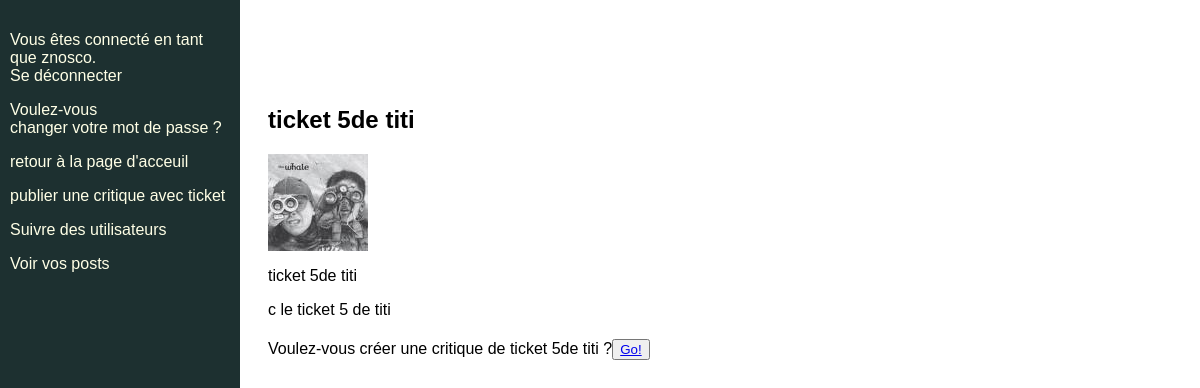
Screenshot of /ticket/32 (signed in) with the database file from the repository.
### authentication/models.py (models this page shows)
class User(AbstractUser):
    SUBSCRIBER = 'SUBSCRIBER'
    ROLE_CHOICES = (
        (SUBSCRIBER, 'Abonné')
)
    profile_photo = models.ImageField(verbose_name='photo de profil')
    follows = models.ManyToManyField(
    'self',
    symmetrical=False,
    verbose_name='suit',
)

### ticket/models.py (models this page shows, shortened)
class Ticket(models.Model):
    IMAGE_MAX_SIZE = (100, 100)
    title = models.CharField(max_length=96)
    description = models.TextField(max_length=2048)
    image = models.ImageField(upload_to='images', null=True, blank=True)
    author = models.ForeignKey(settings.AUTH_USER_MODEL, on_delete=models.CASCADE)
    time_created = models.DateTimeField(auto_now_add=True)

### flux/views.py (the view)
# urls.py: path('ticket/<int:ticket_id>', flux.views.view_ticket, name='view_ticket'),
@login_required
def view_ticket(request, ticket_id):
    ticket = get_object_or_404(models.Ticket, id=ticket_id)
    return render(request, 'flux/view_ticket.html', {'ticket': ticket})

### flux/templates/flux/view_ticket.html (shortened to what this page needs)
{% extends 'base.html' %}
{% block content %}
    <h2>{{ ticket.title }}</h2>
    <img src="/{{ ticket.image }}">
    <p>{{ ticket.title }}</p>
    <p>{{ ticket.description }}</p>
    <p>Voulez-vous créer une critique de {{ticket.title}} ?<button><a href="{% url 'review_from_ticket' ticket.id %}">Go!</a></button></p>
{% endblock content %}

### templates/base.html (shortened to what this page needs)
{% load static %}
<html>
    <head>
        <link rel="stylesheet" href="{% static 'app.css' %}">
    </head>
    <body>
        <h1>CritBooks</h1>
            <div class="sidebar">
                {%  if user.is_authenticated %}
                    <p>Vous êtes connecté en tant que {{ user }}. <a href="{% url 'logout' %}">Se déconnecter</a></p>
                    <p>Voulez-vous <a href="{% url 'password_change' %}">changer votre mot de passe ?</a></p>
                    <p><a href="{% url 'home' %}">retour à la page d'acceuil</a></p>
                    <p><a href="{% url 'critique_and_review' %}">publier une critique avec ticket</a></p>
                    <p><a href="{% url 'follow_users' %}">Suivre des utilisateurs</a></p>
                    <p><a href="{% url 'my_posts' %}">Voir vos posts</a></p>
                {% endif %}
            </div>
                <div class="main">
                    {% block content %}{% endblock content %}
                </div>
    </body>
</html>

### static/app.css (style rules this page uses)
html { font-family: Arial; }
.sidebar { height: 100%; width: 220px; position: fixed; z-index: 1; top: 0; left: 0; background-color: #1d3030; color: #ffffe6; overflow-x: hidden; padding-top: 15px; padding-left: 10px; padding-right: 10px; }
.sidebar a { text-decoration: none; color: #ffffe6; display: block; }
.main { margin-left: 240px; padding: 20px; }

### rows the page displays
User: username "znosco"
Ticket: title "ticket 5de titi", image (picture), description "c le ticket 5 de titi"
